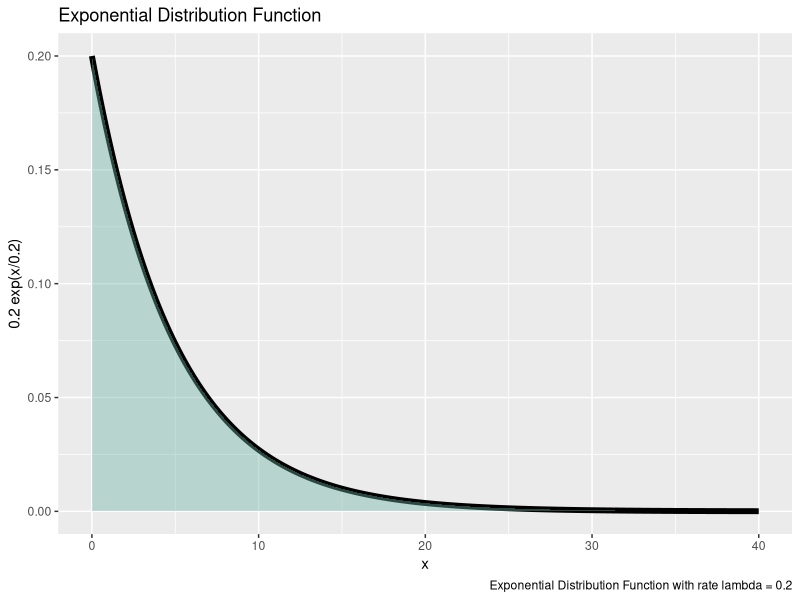
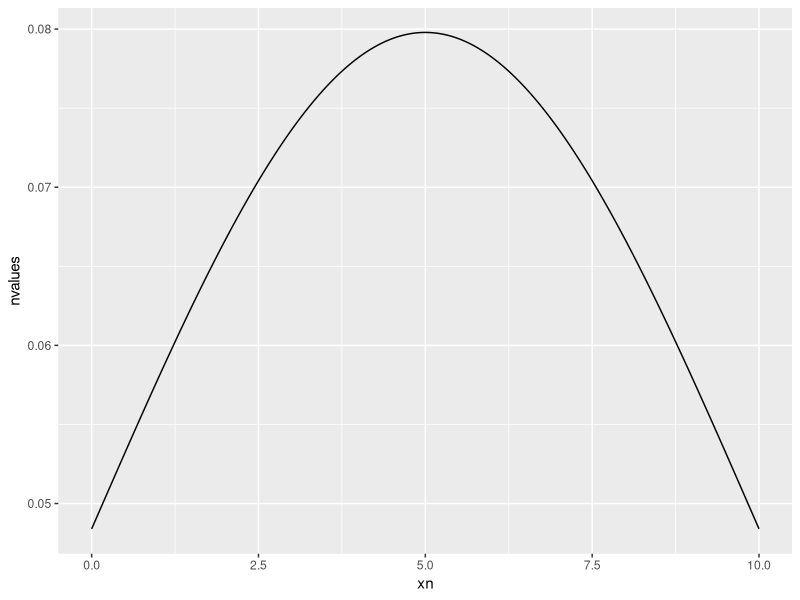
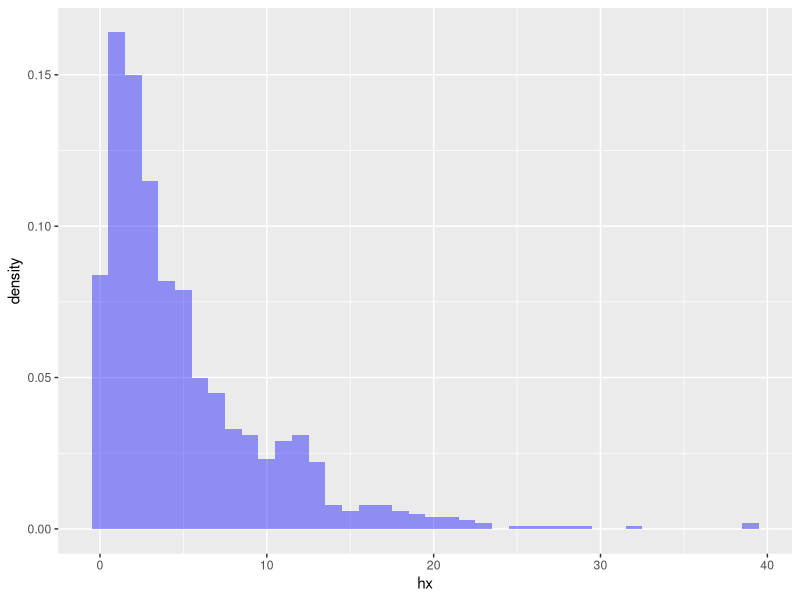
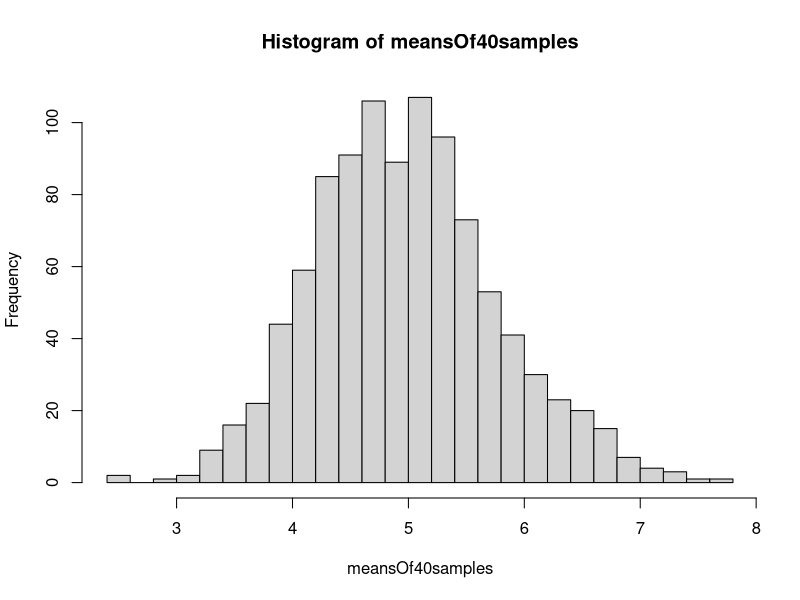
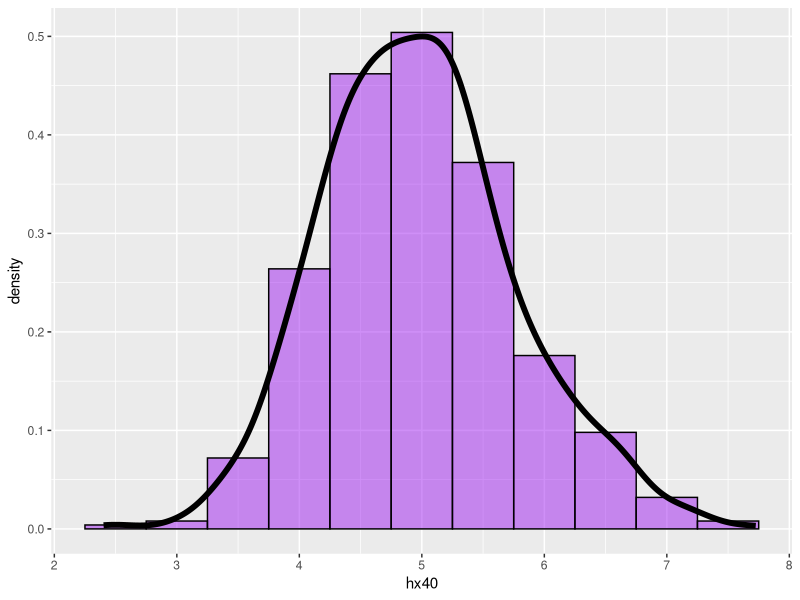

Reproduce these figures in R, in order.
##comments
library(ggplot2)

lambda = 0.2
xs <- seq(0,40, by = .05)
dvalues <- dexp(xs,rate=lambda)
data <-data.frame(xs,dvalues)

p1 <- ggplot(data,aes(x=xs,y=dvalues)) + 
      geom_line(size = 2)+
   geom_area( fill="#69b3a2", alpha=0.4) +
      xlab("x")+
      ylab("0.2 exp(x/0.2)")+
   labs(caption="Exponential Distribution Function with rate lambda = 0.2",
        title ="Exponential Distribution Function")
   
print(p1)

#for the normal distribution that we will compare to
xn <-seq(0,10,by = 10.01/1000)
nvalues <- dnorm(xn,mean=1/lambda,sd=1/lambda)
ndata <-data.frame(xn,nvalues)

p1n <- ggplot(ndata,aes(x=xn,y=nvalues)) + 
      geom_line()
print(p1n)

#rexp(n,rate) generates a vector of exponentially distributed random numbers
set.seed(12172020)  #set seed so result is reproducible

histdata <-data.frame(hx =rexp(1000,lambda))
p2 <- ggplot(data=histdata,aes(x=hx))+
      geom_histogram(aes(y=..density..),fill="blue",alpha = 0.4,binwidth = 1)

print(p2)


meansOf40samples =sdOf40samples =NULL
for (i in 1:1000) meansOf40samples = c(meansOf40samples,mean(rexp(40,rate = lambda)))
for (i in 1:1000) sdOf40samples = c(sdOf40samples,sd(rexp(40,rate = lambda)))
hist(meansOf40samples,breaks = 20)

mOf40 <-data.frame(hx40=meansOf40samples)
p3 <- ggplot(data=mOf40,aes(x=hx40))+
      geom_histogram(aes(y=..density..), fill="purple",color="black",alpha = 0.5,binwidth = 0.5)+
      geom_density(size=2)
print(p3)

popmean <-mean(rexp(1000,lambda))
popsd <-sd(rexp(1000,lambda))
mOfm <-mean(meansOf40samples)
mOfsd <-mean(sdOf40samples)
sdOfm <-sd(meansOf40samples)  #5/sqrt(40)= 0.7905694

#The sample variance, S^2, estimates the population variance
#The distribution of the sample variance is centered around the population variance
#The variance of the sample mean is S^2/n
#5/sqrt(40)

#Difference betw distribution of 1000 random exponentials and 
#the distribution of 1000 (averages of 40 exponentials).

#Confidence Interval for the difference in two means
ans <-popmean - mOfm +c(-1,1)*qnorm(0.975)*sqrt(popsd^2/1000 +sdOfm^2/1000)

